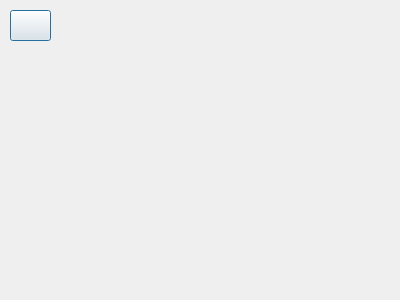
<?xml version="1.0" encoding="UTF-8"?>
<ui version="4.0">
 <class>TelaListagemVeic</class>
 <widget class="QDialog" name="TelaListagemVeic">
  <property name="geometry">
   <rect>
    <x>0</x>
    <y>0</y>
    <width>400</width>
    <height>300</height>
   </rect>
  </property>
  <property name="windowTitle">
   <string>Listar Veiculos</string>
  </property>
  <property name="windowIcon">
   <iconset resource="resources.qrc">
    <normaloff>:/rec/img/to_do_list_icon-icons.com_76974.png</normaloff>:/rec/img/to_do_list_icon-icons.com_76974.png</iconset>
  </property>
  <widget class="QPushButton" name="pushButton">
   <property name="geometry">
    <rect>
     <x>10</x>
     <y>10</y>
     <width>41</width>
     <height>31</height>
    </rect>
   </property>
   <property name="styleSheet">
    <string notr="true">qproperty-icon:url(:/rec/img/reply-arrow-filled.png)</string>
   </property>
   <property name="text">
    <string/>
   </property>
   <property name="iconSize">
    <size>
     <width>24</width>
     <height>24</height>
    </size>
   </property>
  </widget>
 </widget>
 <resources>
  <include location="resources.qrc"/>
 </resources>
 <connections/>
</ui>
